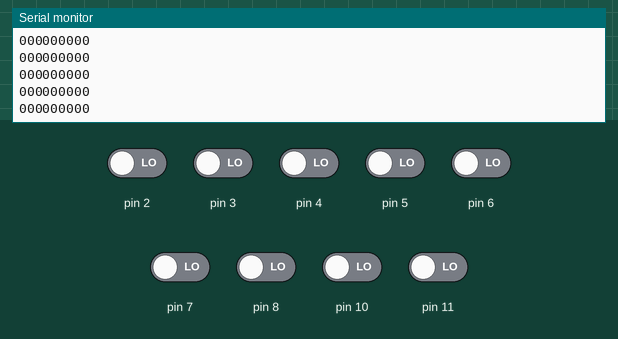
Recording of a sketch running on a simulated Arduino Uno, built with avr-gcc and run on an emulated ATmega328P. Parts: the last lines printed to the serial monitor. The test bench sets the inputs (shaded band); at power-on: pin 2–8, pin 10, pin 11 LOW.

Above: at 1.2 s.
1.3 s: pin 2 driven HIGH
At 1.8 s:
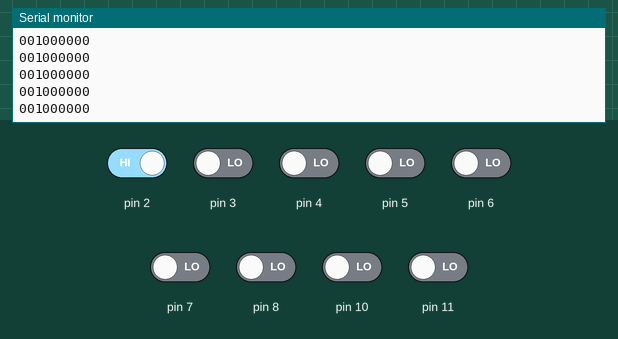
2.8 s: pin 3 driven HIGH
At 3.8 s:
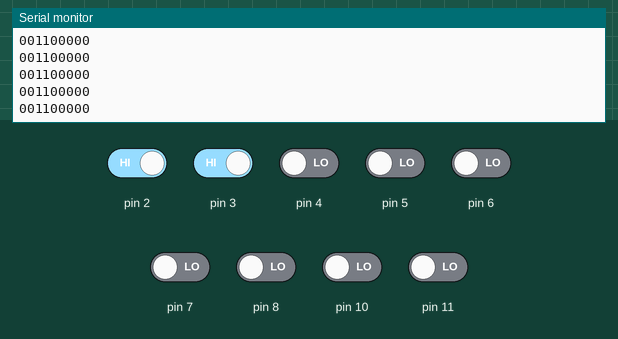
4.3 s: pin 4 driven HIGH
At 4.8 s:
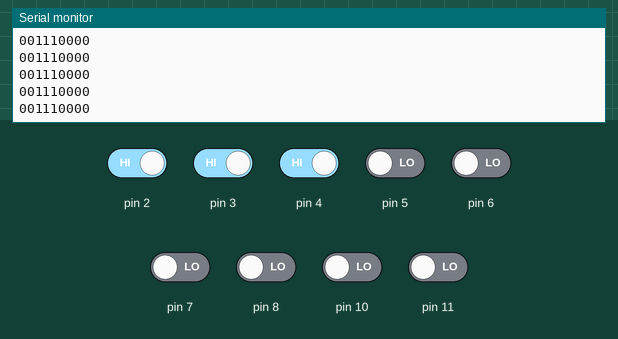
5.8 s: pin 5 driven HIGH
At 6.6 s:
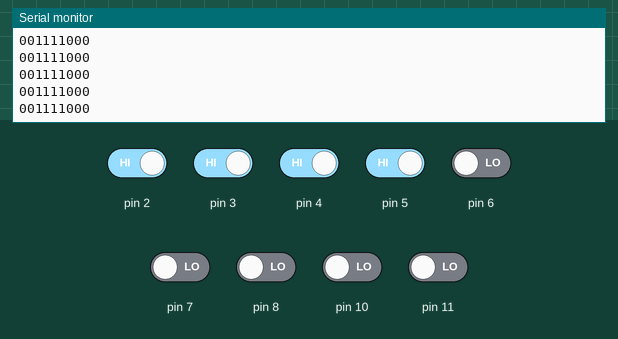
7.3 s: pin 6 driven HIGH
At 8.3 s:
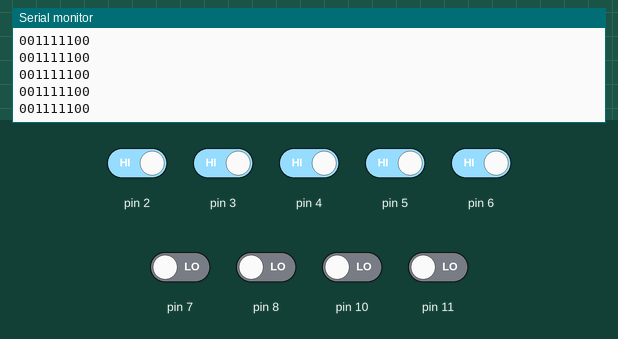
8.8 s: pin 7 driven HIGH
At 9.5 s:
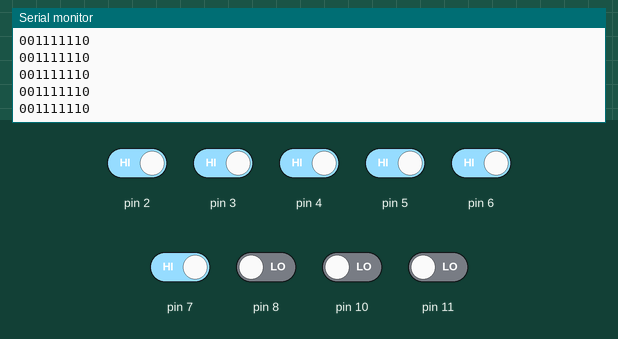
Timing chart, 0 to 11.3 s (numbered marks = the images above; inputs shaded):
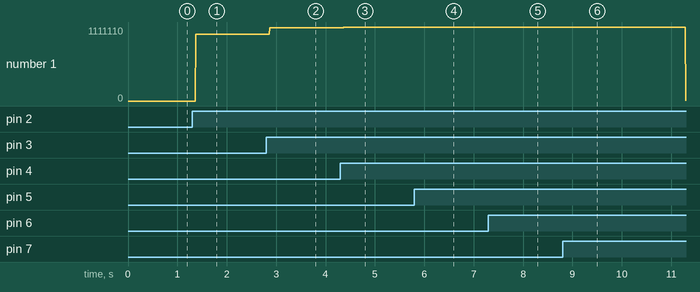

The sketch:

sensorPanel.ino
```cpp
void setup()
{
 Serial.begin(9600);
 //motor1.setSpeed(200);
 //motor2.setSpeed(200);
 pinMode(10,INPUT);
 pinMode(11,INPUT);
 pinMode(2,INPUT);
 pinMode(3,INPUT);
 pinMode(4,INPUT);
 pinMode(5,INPUT);
 pinMode(6,INPUT);
 pinMode(7,INPUT);
 pinMode(8,INPUT);
// motor1.run(RELEASE);
// motor2.run(RELEASE);
}
void loop()
{
 int S0 = digitalRead(10);
 int S1 = digitalRead(11);
 int S2 = digitalRead(2);
 int S3 = digitalRead(3);
 int S4 = digitalRead(4);
 int S5 = digitalRead(5);
 int S6 = digitalRead(6);
 int S7 = digitalRead(7);
 int S8 = digitalRead(8);

 Serial.print(S0);
 Serial.print(S1);
 Serial.print(S2);
 Serial.print(S3);
 Serial.print(S4);
 Serial.print(S5);
 Serial.print(S6);
 Serial.print(S7);
 Serial.print(S8);


 Serial.print("\n");

}
```

Measured:
- after the input at 1.3 s, the serial monitor: prints a new line after 0.07 s (image 1)
- after the input at 2.8 s, the serial monitor: prints a new line after 0.07 s (image 2)
- after the input at 4.3 s, the serial monitor: prints a new line after 0.07 s (image 3)
- after the input at 5.8 s, the serial monitor: prints a new line after 0.08 s (image 4)
- after the input at 7.3 s, the serial monitor: prints a new line after 0.07 s (image 5)
- after the input at 8.8 s, the serial monitor: prints a new line after 0.07 s (image 6)
- plotted number 1: 0 → 1000000 after the input at 1.3 s, 1000000 → 1100000 after the input at 2.8 s, 1100000 → 1110000 after the input at 4.3 s, 1110000 → 1111000 after the input at 5.8 s, 1111000 → 1111100 after the input at 7.3 s
